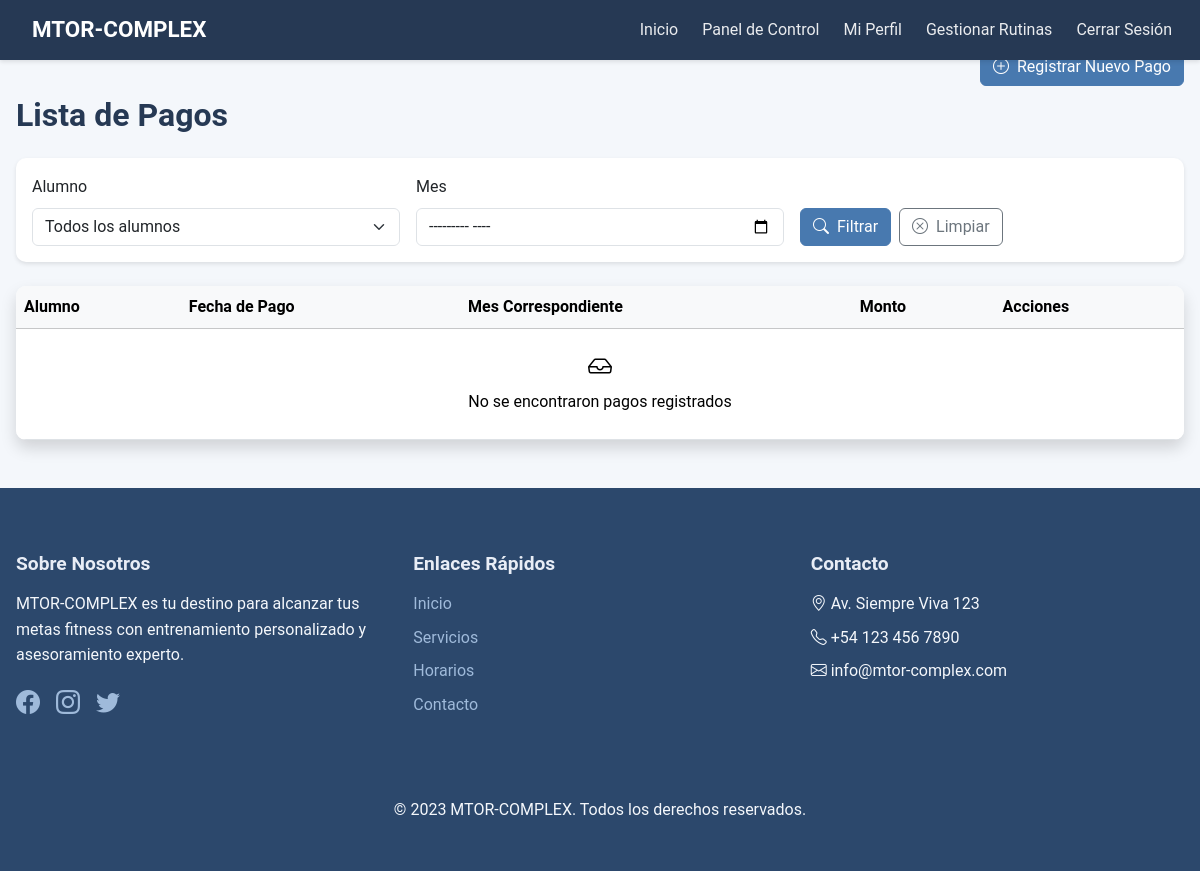
Before: /gimnasio/pagos/ (signed in) with the older database file.
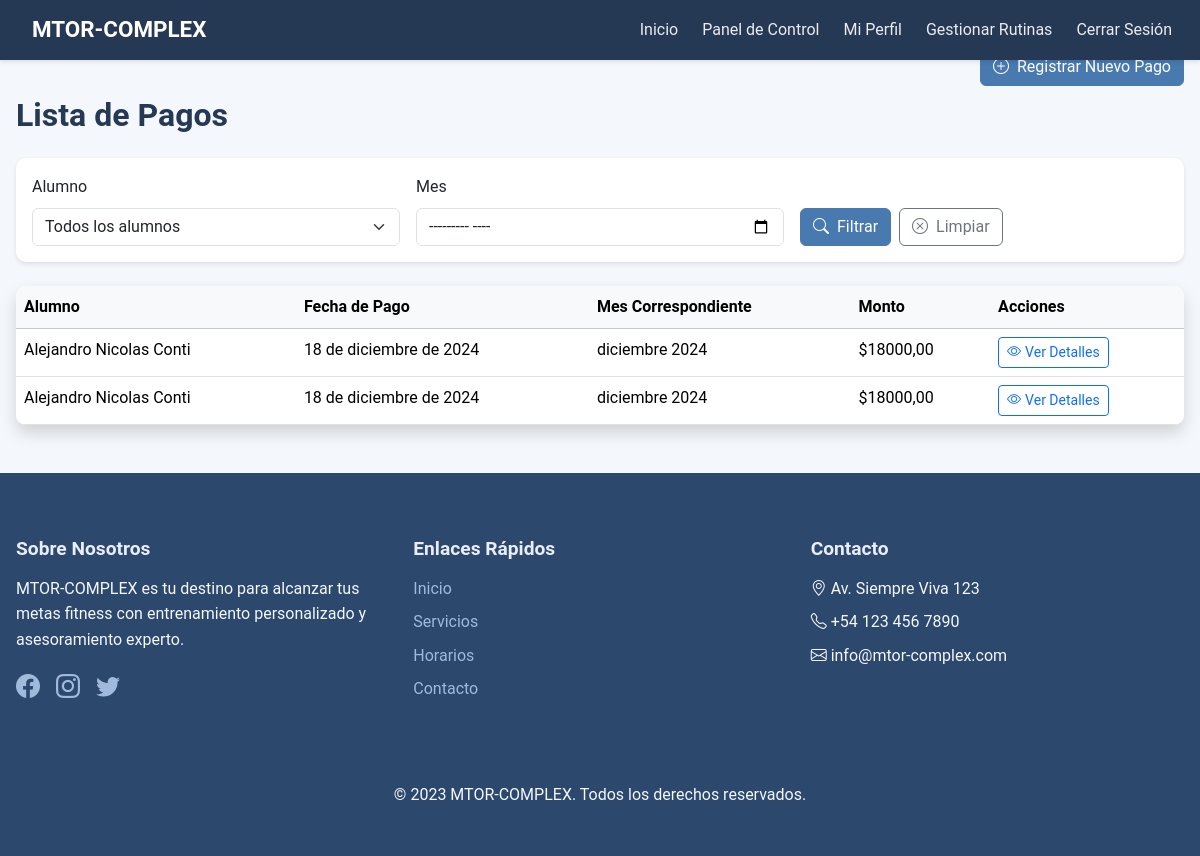
After: the same page with the newer database file.
### gimnasio/models.py (models this page shows, shortened)
class PagoCuota(models.Model):
    alumno = models.ForeignKey(Alumno, on_delete=models.CASCADE, related_name='pagos')
    fecha_pago = models.DateField()
    monto = models.DecimalField(max_digits=8, decimal_places=2)
    mes_correspondiente = models.DateField()
    notas = models.TextField(blank=True)
    class Meta:
        verbose_name = "Pago de Cuota"
        verbose_name_plural = "Pagos de Cuotas"
        ordering = ['-fecha_pago']
        unique_together = ['alumno', 'mes_correspondiente']

class Alumno(models.Model):
    usuario = models.OneToOneField(User, on_delete=models.CASCADE)
    nombre = models.CharField(max_length=100)
    edad = models.IntegerField()
    altura = models.FloatField(help_text='Altura en centímetros')
    peso = models.FloatField(help_text='Peso en kilogramos')
    fecha_registro = models.DateTimeField(auto_now_add=True)
    activo = models.BooleanField(default=True)
    profesor = models.ForeignKey(
        User,
        on_delete=models.SET_NULL,
        null=True,
        blank=True,
        related_name='alumnos_asignados'
    )
    dias_asistencia = models.ManyToManyField(DiaAsistencia, blank=True)
    class Meta:
        verbose_name = "Alumno"
        verbose_name_plural = "Alumnos"
        ordering = ['nombre']

### gimnasio/views.py (the view, shortened to what this page needs)
# urls.py: path('pagos/', views.lista_pagos, name='lista_pagos'),
@login_required
def lista_pagos(request):
    if not request.user.perfil.es_profesor:
        messages.error(request, "No tienes permisos para ver los pagos.")
        return redirect('gimnasio:index')
    pagos = PagoCuota.objects.all().order_by('-fecha_pago')
    alumno_id = request.GET.get('alumno')
    if alumno_id:
        pagos = pagos.filter(alumno_id=alumno_id)
    mes = request.GET.get('mes')
    alumnos = Alumno.objects.filter(activo=True).order_by('nombre')
    context = {
        'pagos': pagos,
        'alumnos': alumnos,
        'current_alumno': alumno_id,
        'current_mes': mes,
    }
    return render(request, 'gimnasio/pagos/lista_pagos.html', context)

### gimnasio/templates/gimnasio/pagos/lista_pagos.html (shortened to what this page needs)
{% extends 'gimnasio/base.html' %}
{% load static %}
{% block contenido %}
<div class="container py-5">
    <div class="row mb-4">
        <div class="col-md-8">
            <h2 class="mb-0">Lista de Pagos</h2>
        </div>
        <div class="col-md-4 text-md-end">
            <a href="{% url 'gimnasio:registrar_pago' %}" class="btn btn-primary">
                <i class="bi bi-plus-circle me-2"></i>Registrar Nuevo Pago
            </a>
        </div>
    </div>
    <div class="card mb-4 shadow-sm">
        <div class="card-body">
            <form method="get" class="row g-3">
                <div class="col-md-4">
                    <label for="alumno" class="form-label">Alumno</label>
                    <select name="alumno" id="alumno" class="form-select">
                        <option value="">Todos los alumnos</option>
                    </select>
                </div>
                <div class="col-md-4">
                    <label for="mes" class="form-label">Mes</label>
                    <input type="month" name="mes" id="mes" class="form-control" value="{{ request.GET.mes }}">
                </div>
                <div class="col-md-4 d-flex align-items-end">
                    <button type="submit" class="btn btn-primary me-2">
                        <i class="bi bi-search me-2"></i>Filtrar
                    </button>
                    <a href="{% url 'gimnasio:lista_pagos' %}" class="btn btn-outline-secondary">
                        <i class="bi bi-x-circle me-2"></i>Limpiar
                    </a>
                </div>
            </form>
        </div>
    </div>
    <div class="card shadow">
        <div class="table-responsive">
            <table class="table table-hover mb-0">
                <thead class="table-light">
                    <tr>
                        <th>Alumno</th>
                        <th>Fecha de Pago</th>
                        <th>Mes Correspondiente</th>
                        <th>Monto</th>
                        <th>Acciones</th>
                    </tr>
                </thead>
                <tbody>
                    {% for pago in pagos %}
                    <tr>
                        <td>{{ pago.alumno.nombre }}</td>
                        <td>{{ pago.fecha_pago }}</td>
                        <td>{{ pago.mes_correspondiente|date:"F Y" }}</td>
                        <td>${{ pago.monto }}</td>
                        <td>
                            <a href="{% url 'gimnasio:detalle_pago' pago.id %}" class="btn btn-sm btn-outline-primary">
                                <i class="bi bi-eye me-1"></i>Ver Detalles
                            </a>
                        </td>
                    </tr>
                    {% empty %}
                    <tr>
                        <td colspan="5" class="text-center py-4">
                            <i class="bi bi-inbox h4 d-block mb-2"></i>
                            No se encontraron pagos registrados
                        </td>
                    </tr>
                    {% endfor %}
                </tbody>
            </table>
        </div>
    </div>
</div>
{% endblock %}

Changed rows visible on the page:
added PagoCuota: alumno.nombre "Alejandro Nicolas Conti", fecha_pago "18 de diciembre de 2024", mes_correspondiente "diciembre 2024", monto "18000,00"
added PagoCuota: alumno.nombre "Alejandro Nicolas Conti", fecha_pago "18 de diciembre de 2024", mes_correspondiente "diciembre 2024", monto "18000,00"
Other visible differences:
text no longer shown: "No se encontraron pagos registrados"
